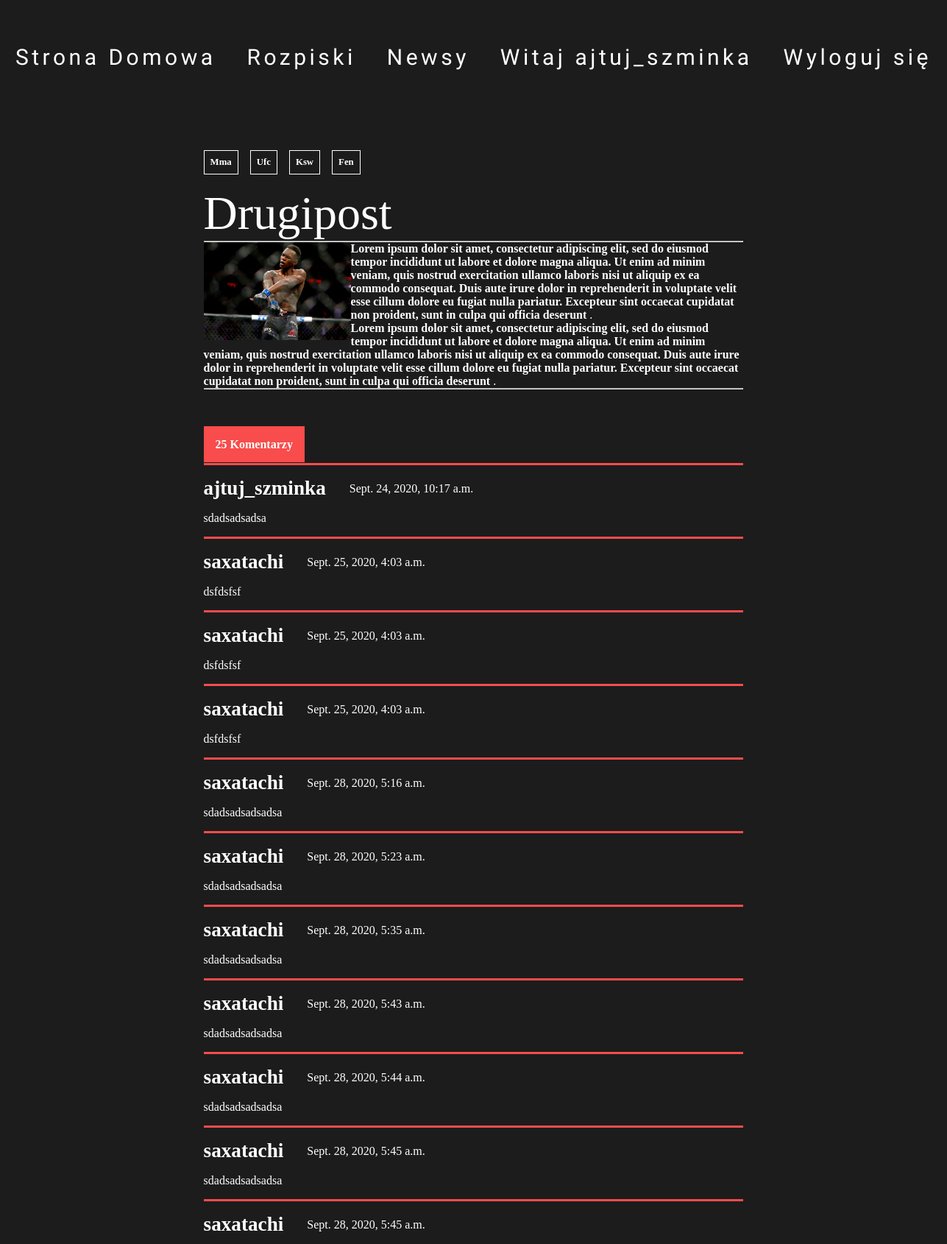
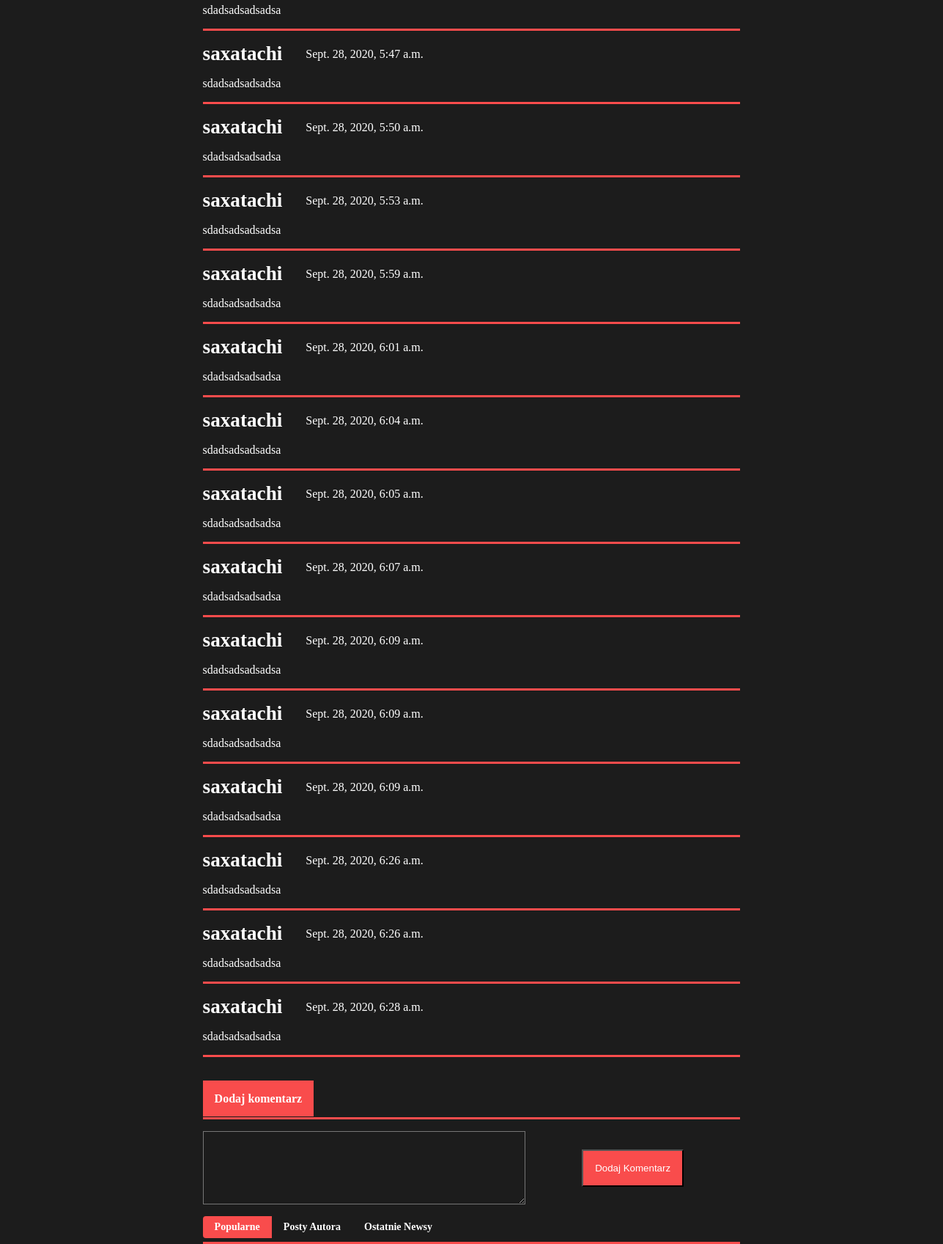
The page /post/Pierwszy_post_2/ (signed in) on the database its author committed (2 pictures, top to bottom).
### blogapp/models.py (models this page shows, shortened)
class Tag(models.Model):
        name = models.CharField(max_length=32)
        slug = models.SlugField(max_length=128,null=True,blank=True)
        def __str__(self):
            return self.name

class Post(models.Model):
        author = models.ForeignKey(User,on_delete=models.CASCADE)
        category = models.ForeignKey(Category,on_delete=models.CASCADE)
        title = models.CharField(max_length=64)
        symbol = models.CharField(max_length=2)
        short_description = models.CharField(max_length=200,default="")
        image = models.ImageField(default="")
        tags = models.ManyToManyField(Tag)
        slug = models.SlugField(max_length=128,null=True,blank=True)
        content = RichTextField()
        content2 = RichTextUploadingField(blank=True,null=True)
        clicks = models.IntegerField(default=0)
        updated_on = models.DateTimeField(auto_now=True,null=False, blank=False,)
        created_on = models.DateTimeField(auto_now=True,null=False, blank=False,)#auto_now_add
        publish_on = models.DateTimeField(auto_now=True,null=False, blank=False,)
        list_display = ('title', 'category', 'tags', 'author', 'publish_on','created_on','updated_on')
        search_fields = ['title','byline','symbol']
        list_filter = ['publish_on','created_on']
        date_hierarchy = 'pub_date'
        hit_count_generic = GenericRelation(HitCount, object_id_field='object_p',related_query_name='hit_count_generic_relation')

class Comment(models.Model):
    post = models.ForeignKey(Post, on_delete=models.CASCADE, related_name='comments')
    author = models.ForeignKey(settings.AUTH_USER_MODEL,on_delete=models.CASCADE)
    text = models.TextField()
    created_date = models.DateTimeField(default=timezone.now)
    approved_comment = models.BooleanField(default=False)

### blogapp/views.py (the view, shortened to what this page needs)
# urls.py: path('post/<slug:slug>/',views.post_detail,name='post_detail'),
@csrf_exempt
def post_detail(request,slug):
    post = Post.objects.get(slug=slug)
    post.clicks = post.clicks + 1
    post.save()
    radioposts=Post.objects.all()
    comments = post.comments.filter()
    posts = Post.objects.all()
    tags = Tag.objects.all()
    editors = EditorProfile.objects.all()
    context = {'post': post,'tags':tags,'editors':editors,'posts':posts,'comments':comments,'radioposts':radioposts}
    return render(request,'blogapp/radio2.html',context)

### blogapp/models.py (called while the page is built)
def pre_save_post_receiver(sender,instance,*args,**kwargs):
    if not instance.slug:
        instance.slug = create_slug(instance)

### blogapp/templates/blogapp/radio2.html (shortened to what this page needs)
    {% extends "blogapp/post_detail.html" %}
    {% block radio2 %}
    <form action="" id="form" name="form" method="POST">
        <div class="switch-field" name="switch-field">
            <label for="radio-one" name="popular">Popularne</label>
            <label for="radio-two" name="author_posts">Posty Autora</label>
            <label for="radio-three" name="last_news">Ostatnie Newsy</label>
        </div>
    </form>
    {% endblock radio2 %}

### blogapp/templates/blogapp/post_detail.html (shortened to what this page needs)
{% extends 'blogapp/main.html' %}
{% load static %}
{% block content %}
<div class="post">
    <div class="post__detail">
        <div class="post__meta">
            <div class="post__meta__tags">
                {% for tag in post.tags.all %}
                <div class="post__meta__tags-tag" onClick="onClick('{% url 'tag_detail' tag.slug %}')">
                    {{tag}}
                </div>
                {% endfor %}
            </div>
            <div class="post__meta__title">
                {{post.title}}
            </div>
            <div class="post__meta__content">
                {{post.content2 | safe}}
            </div>
        </div>
        <div class="post__comments">
            <div class="post__comments-title"><span>{{comments|length}} Komentarzy</span></div>
            {% for comment in comments %}
            <div class="post__comments__comment">
                <div class="post__comments__comment__top">
                    <div class="post__comments__comment__top-user">
                        {{comment.author}}
                    </div>
                    <div class="post__comments__comment__top-data">
                        {{comment.created_date}}
                    </div>
                </div>
                <div class="post__comments__comment-content">
                    {{comment.text}}
                </div>
            </div>
            {% endfor %}
        </div>
        <div class="post__comments-title"><span>Dodaj komentarz</span></div>
        <form action="" id="form1" name="form1" method="POST">
            <div class="post__addcomment">
                {% if user.is_authenticated %}
                <div class="post__addcomment__textarea">
                    <textarea name="textar" id="textarea"></textarea>
                </div>
                <div class="post__addcomment__button">
                    <button id="addcomment">Dodaj Komentarz</button>
                </div>
            </div>
        </form>
        {% else %}
        <div class="post__addcomment__error">
            Zaloguj się aby dodać komentarz
        </div>
        {% endif %}
        <div id="radio2" class="post__recommendation__posts">
            {% block radio2 %}
            {% endblock radio2 %}
        </div>
    </div>
</div>
{% endblock %}

### blogapp/templates/blogapp/navbar.html (shortened to what this page needs)
{% load static %}
{% load fontawesome_5 %}
<link href="{% static 'blogapp/css/navbar.css' %}" rel="stylesheet">
<ul class="navbar">
    <li class="navbar__left"><a href={% url 'index' %} class="navbar__item">Strona Domowa</a></li>
    <li class="navbar__left"><a class="navbar__item">Rozpiski</a></li>
    <li class="navbar__left" id="news"><a class="navbar__item">Newsy</a></li>
    {% if user.is_authenticated %}
    <li class="navbar__right"><a class="navbar__item">Witaj {{user}}</a></li>
    <li class="navbar__right"><a href="/logout/" class="navbar__item">Wyloguj się</a></li>
    {% else %}
    <li class="navbar__right"><a href="/login/" class="navbar__item">Zaloguj się</a></li>
    <li class="navbar__right"><a class="navbar__item">Zarejestruj się</a></li>
    {% endif %}
</ul>

### blogapp/static/blogapp/css/dashboard.css (style rules this page uses)
* { margin: 0; padding: 0; box-sizing: border-box; color: white; }
body { background-color: #1C1C1C; }

### blogapp/static/blogapp/css/post.css (style rules this page uses)
.post { display: flex; padding-left: 2rem; padding-right: 2rem; margin-top: 2rem; justify-content: center; }
.post__addcomment { margin-top: 1rem; margin-bottom: 1rem; display: flex; height: 100px; flex-wrap: wrap; }
.post__addcomment__textarea { width: 60%; }
.post__addcomment__textarea #textarea { width: 100%; height: 100%; }
.post__addcomment__button { display: flex; width: 40%; justify-content: center; align-items: center; }
.post__addcomment button#addcomment { padding: 1rem; background-color: #F94C4C; }
.post__recommendation__posts { display: flex; width: 100%; flex-wrap: wrap; }
.post__comments__comment { padding-top: 1rem; padding-bottom: 1rem; border-bottom: 3px solid #F94C4C; }
.post__comments__comment-content { padding-top: 1rem; font-weight: 500; }
.post__comments__comment__top { display: flex; }
.post__comments__comment__top-user { display: flex; align-items: center; font-weight: 700; font-size: 1.7rem; margin-right: 2rem; }
.post__comments__comment__top-data { display: flex; align-items: center; }
.post__comments-title { border-bottom: solid 3px #F94C4C; padding-bottom: 1rem; padding-top: 1rem; font-weight: 700; margin-top: 2rem; }
.post__comments-title span { background-color: #F94C4C; padding: 1rem; font-size: 1rem; }
.post__detail { width: 60%; }
.post__meta { display: flex; width: 100%; padding-top: 3rem; flex-direction: column; }
.post__meta__title { font-size: 4rem; padding-top: 1rem; }
.post__meta__tags { display: flex; flex-direction: row; }
.post__meta__tags-tag { padding: 0.5rem; font-size: 0.8rem; color: white; border: 1px solid white; margin-right: 1rem; font-weight: 700; white-space: nowrap; }
.switch-field { display: flex; overflow: hidden; }
.switch-field label { color: white; font-size: 14px; line-height: 1; text-align: center; font-weight: 700; padding: 8px 16px; transition: all 0.1s ease-in-out; }
.switch-field input:checked + label { background-color: #F94C4C; box-shadow: none; }
.switch-field label:first-of-type { border-radius: 4px 0 0 4px; }
.switch-field label:last-of-type { border-radius: 0 4px 4px 0; }
#textarea { background-color: #1C1C1C; color: white; margin-bottom: 1rem; padding: 1rem; font-size: 14px; font-weight: 500; }
#form { width: 100%; }

### blogapp/static/blogapp/css/navbar.css (style rules this page uses)
.navbar { display: flex; color: white; justify-content: space-around; list-style: none; padding-top: 2rem; position: sticky; }
.navbar__right { font-family: 'Rochester'; font-style: normal; font-weight: normal; font-size: 30px; line-height: 62px; color: #FFFFFF; white-space: nowrap; }
@media screen and (max-width: 1400px) { .navbar__right { font-size: 30px; } }
.navbar__left { white-space: nowrap; font-family: 'Rochester'; font-style: normal; font-weight: normal; font-size: 30px; line-height: 62px; color: #FFFFFF; }
@media screen and (max-width: 1400px) { .navbar__left { font-size: 30px; } }
a.navbar__item { font-family: 'Rochester'; color: white; text-decoration: none; letter-spacing: 0.15em; display: inline-block; padding: 15px 20px; position: relative; }
a:after { background: none repeat scroll 0 0 transparent; bottom: 0; content: ""; display: block; height: 2px; left: 50%; position: absolute; background: #fff; transition: width 0.3s ease 0s, left 0.3s ease 0s; width: 0; }

### rows shown on the page
Tag: name "Mma"
Tag: name "Ufc"
Tag: name "Ksw"
Tag: name "Fen"
Post: title "Drugipost", content2 (picture), content2 "Lorem ipsum dolor sit amet, consectetur adipiscing elit, sed do eiusmod tempor incididunt ut labore et dolore magna aliqua. Ut enim ad minim veniam, quis nostrud exercitation ullamco laboris nisi ut aliquip ex ea commodo consequat. Duis aute irure dolor in reprehenderit in voluptate velit esse cillum dolore eu fugiat nulla pariatur. Excepteur sint occaecat cupidatat non proident, sunt in culpa qui officia deserunt . Lorem ipsum dolor sit amet, consectetur adipiscing elit, sed do eiusmod tempor incididunt ut labore et dolore magna aliqua. Ut enim ad minim veniam, quis nostrud exercitation ullamco laboris nisi ut aliquip ex ea commodo consequat. Duis aute irure dolor in reprehenderit in…"
Comment: author "ajtuj_szminka", created_date "Sept. 24, 2020, 10:17 a.m.", text "sdadsadsadsa"
Comment: author "saxatachi", created_date "Sept. 25, 2020, 4:03 a.m.", text "dsfdsfsf"
Comment: author "saxatachi", created_date "Sept. 25, 2020, 4:03 a.m.", text "dsfdsfsf"
Comment: author "saxatachi", created_date "Sept. 25, 2020, 4:03 a.m.", text "dsfdsfsf"
Comment: author "saxatachi", created_date "Sept. 28, 2020, 5:16 a.m.", text "sdadsadsadsadsa"
Comment: author "saxatachi", created_date "Sept. 28, 2020, 5:23 a.m.", text "sdadsadsadsadsa"
Comment: author "saxatachi", created_date "Sept. 28, 2020, 5:35 a.m.", text "sdadsadsadsadsa"
Comment: author "saxatachi", created_date "Sept. 28, 2020, 5:43 a.m.", text "sdadsadsadsadsa"
Comment: author "saxatachi", created_date "Sept. 28, 2020, 5:44 a.m.", text "sdadsadsadsadsa"
Comment: author "saxatachi", created_date "Sept. 28, 2020, 5:45 a.m.", text "sdadsadsadsadsa"
Comment: author "saxatachi", created_date "Sept. 28, 2020, 5:45 a.m.", text "sdadsadsadsadsa"
Comment: author "saxatachi", created_date "Sept. 28, 2020, 5:47 a.m.", text "sdadsadsadsadsa"
Comment: author "saxatachi", created_date "Sept. 28, 2020, 5:50 a.m.", text "sdadsadsadsadsa"
Comment: author "saxatachi", created_date "Sept. 28, 2020, 5:53 a.m.", text "sdadsadsadsadsa"
Comment: author "saxatachi", created_date "Sept. 28, 2020, 5:59 a.m.", text "sdadsadsadsadsa"
Comment: author "saxatachi", created_date "Sept. 28, 2020, 6:01 a.m.", text "sdadsadsadsadsa"
Comment: author "saxatachi", created_date "Sept. 28, 2020, 6:04 a.m.", text "sdadsadsadsadsa"
Comment: author "saxatachi", created_date "Sept. 28, 2020, 6:05 a.m.", text "sdadsadsadsadsa"
Comment: author "saxatachi", created_date "Sept. 28, 2020, 6:07 a.m.", text "sdadsadsadsadsa"
Comment: author "saxatachi", created_date "Sept. 28, 2020, 6:09 a.m.", text "sdadsadsadsadsa"
Comment: author "saxatachi", created_date "Sept. 28, 2020, 6:09 a.m.", text "sdadsadsadsadsa"
Comment: author "saxatachi", created_date "Sept. 28, 2020, 6:09 a.m.", text "sdadsadsadsadsa"
Comment: author "saxatachi", created_date "Sept. 28, 2020, 6:26 a.m.", text "sdadsadsadsadsa"
Comment: author "saxatachi", created_date "Sept. 28, 2020, 6:26 a.m.", text "sdadsadsadsadsa"
Comment: author "saxatachi", created_date "Sept. 28, 2020, 6:28 a.m.", text "sdadsadsadsadsa"

### other values the page prints
{{ user }} "ajtuj_szminka"
{{ comments|length }} "25"
